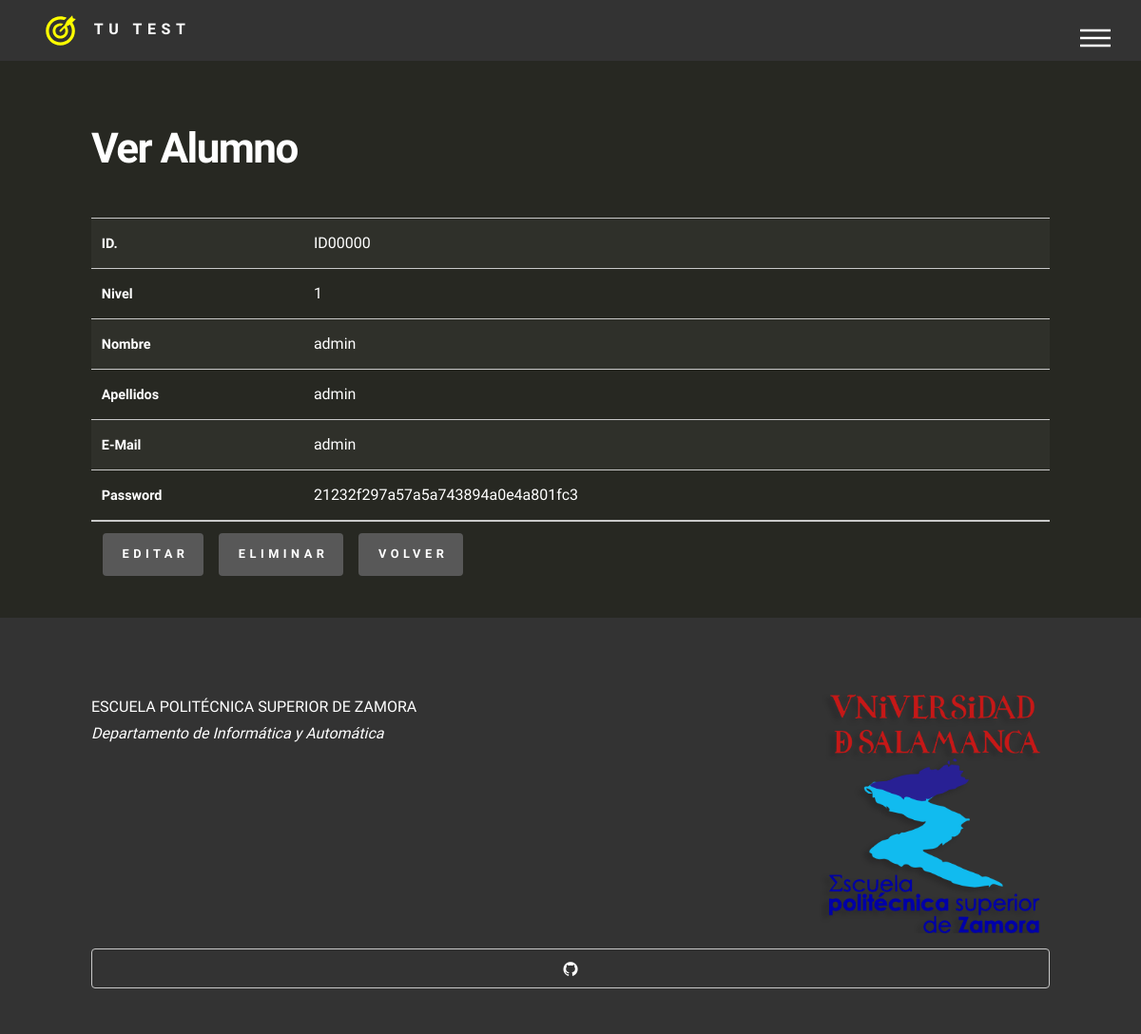
Screenshot of /?a=alumno.ver&id=ID00000&p=1 (signed in) with the database file from the repository.
### tables this page shows
CREATE TABLE `alumno` (
  `id` varchar(10) NOT NULL,
  `nombre` varchar(30) NOT NULL,
  `apellidos` varchar(60) NOT NULL,
  `nivel` int(11) DEFAULT NULL,
  `email` varchar(30) NOT NULL,
  `password` varchar(32) NOT NULL
);

### controladores/alumno.php (called while the page is built, shortened)
<?php
class controlador_alumno extends controlador
{
  public function accion_ver()
  {
    $error= '';
    $modelo= null;
    $pagina= (int)(isset($_GET['p']) ? $_GET['p'] : 0);
    $id= (isset($_GET['id']) ? $_GET['id'] : (isset($_POST['id']) ? $_POST['id'] : null));
    if ($id === null) {
      $error= 'No se ha indicado el alumno a consultar.';
    } else {
      $modelo= new alumno;
      if (!$modelo->cargar( $id)) {
        $error= 'No se puede cargar el alumno ('.$id.') para consultar.';
        $modelo= null;
      }
    }
    vista::generarPagina( 'ver', array(
      'modelo'=>$modelo,
      'error'=>$error,
      'pagina'=>$pagina,
    ));
  }
}

### index.php (called while the page is built, shortened)
<?php
aplicacion::ejecutar('inicio');
?>

### funciones/modelos.php (called while the page is built, shortened)
<?php
class basedatos
{
  private static $conexion= null;
  public static function conectar()
  {
    if (self::$conexion === null) {
      $svr= config::get( 'bd.servidor', 'localhost');
      $usr= config::get( 'bd.usuario', 'root');
      $pwd= config::get( 'bd.clave', '');
      $dbn= config::get( 'bd.nombre', 'test');
      self::$conexion= new mysqli( $svr, $usr, $pwd, $dbn);
      if (!mysqli_connect_error()) {
        $charset= config::get( 'bd.charset', '');
        if (!empty($charset)) self::$conexion->set_charset( $charset);
      }
    }
    return (self::$conexion !== null);
  }
  public static function ejecutarSQL( $sql)
  {
    $res= false;
    if (self::conectar()) {
      $res= self::$conexion->query( $sql);
    }
    return $res;
  }
  public static function obtenerUno( $sql)
  {
    $res= false;
    $result= self::ejecutarSQL( $sql);
    if ($result !== false) {
      $res= $result->fetch_assoc();
    }
    return $res;
  }
}
abstract class modeloDAO extends modelo
{
  protected $campoClave= array();
  protected function llenarClave()
  {
    if (is_array( $this->campoClave)) {
      foreach( $this->campoClave as $campo => $valor) {
        $this->campoClave[$campo]= $this->$campo;
      }
    }
  }
  public function cargar( $filtroIDs)
  {
    $res= false;
    if (!is_array( $filtroIDs) && is_array( $this->campoClave) && (count( $this->campoClave) == 1)) {
      reset( $this->campoClave);
      $filtroIDs= array( key( $this->campoClave) => $filtroIDs);
    }
    if (is_array( $filtroIDs)) {
      $sql= $this->sqlBuscar( $filtroIDs);
      if ($sql !== false) {
        $registro= basedatos::obtenerUno( $sql);
        if (($registro !== null) && ($registro !== false)) {
          $res= true;
        }
      }
    }
    return $res;
  }
}

### vistas/alumno/alumno_ficha.php (the view, shortened to what this page needs)
<tbody class="ficha">
<?php if ($modelo !== null) { ?>
  <tr><th>ID.</th><td><?php echo html::encode( $modelo->id);?></td></tr>
  <tr><th>Nivel</th><td><?php echo html::encode( $modelo->nivel);?></td></tr>
  <tr><th>Nombre</th><td><?php echo html::encode( $modelo->nombre);?></td></tr>
  <tr><th>Apellidos</th><td><?php echo html::encode( $modelo->apellidos);?></td></tr>
  <tr><th>E-Mail</th><td><?php echo html::encode( $modelo->email);?></td></tr>
  <tr><th>Password</th><td><?php echo html::encode( $modelo->password);?></td></tr>
<?php } else { ?>
  <tr><th>Error</th><td><?php echo $error;?></td></tr>
<?php } ?>
</tbody>

### assets/css/main.css (style rules this page uses)
html, body, div, span, applet, object, iframe, h1, h2, h3, h4, h5, h6, p, blockquote, pre, a, abbr, acronym, address, big, cite, code, del, dfn, em, img, ins, kbd, q, s, samp, small, strike, strong, sub, sup, tt, var, b, u, i, center, dl, dt, dd, ol, ul, li, fieldset, form, label, legend, table, caption, tbody, tfoot, thead, tr, th, td, article, aside, canvas, details, embed, figure, figcaption, footer, header, hgroup, menu, nav, output, ruby, section, summary, time, mark, audio, video { margin: 0; padding: 0; border: 0; font-size: 100%; font: inherit; vertical-align: baseline; }
body { line-height: 1; }
body { -webkit-text-size-adjust: none; }
body { -ms-overflow-style: scrollbar; }
html { box-sizing: border-box; }
*, *:before, *:after { box-sizing: inherit; }
body { background: rgb(39,40,34); }
body, input, select, textarea, input[type="date"] { color: #ffffff; font-family: "Source Sans Pro", Helvetica, sans-serif; font-size: 16pt; font-weight: 300; line-height: 1.75; }
@media screen and (max-width: 1680px) { body, input, select, textarea, input[type="date"] { font-size: 14pt; } }
@media screen and (max-width: 1280px) { body, input, select, textarea, input[type="date"] { font-size: 12pt; } }
table tbody tr { border: solid 1px #c9c9c9; border-left: 0; border-right: 0; }
table tbody tr:nth-child(2n + 1) { background-color: rgba(144, 144, 144, 0.075); }
table td { padding: 0.75em 0.75em; }
table th { font-size: 0.9em; font-weight: 900; padding: 0 0.75em 0.75em 0.75em; text-align: left; }

### rows the page displays
alumno: id "ID00000", nivel "1", nombre "admin", apellidos "admin", email "admin", password "21232f297a57a5a743894a0e4a801fc3"

### other values shown
$texto "EDITAR ELIMINAR VOLVER"
